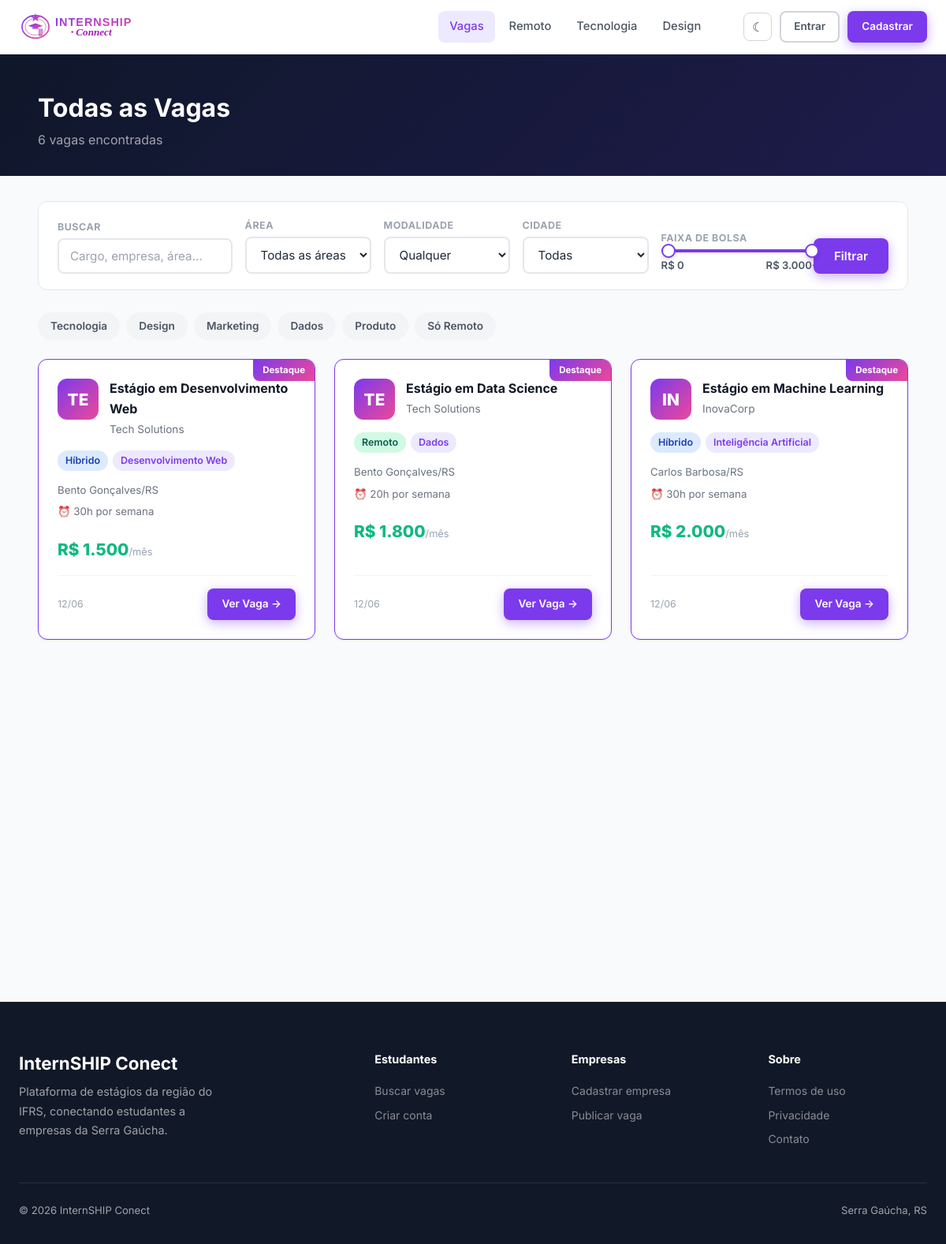
Page /vagas.php on the committed database.
### tables this page shows
CREATE TABLE IF NOT EXISTS empresas (
    id INT AUTO_INCREMENT PRIMARY KEY,
    usuario_id INT NOT NULL UNIQUE,
    nome_empresa VARCHAR(200) NOT NULL,
    cnpj VARCHAR(20),
    descricao TEXT,
    site VARCHAR(255),
    cidade VARCHAR(100),
    estado CHAR(2),
    setor VARCHAR(100),
    logo VARCHAR(255),
    FOREIGN KEY (usuario_id) REFERENCES usuarios(id) ON DELETE CASCADE
);

CREATE TABLE IF NOT EXISTS vagas (
    id INT AUTO_INCREMENT PRIMARY KEY,
    empresa_id INT NOT NULL,
    titulo VARCHAR(200) NOT NULL,
    descricao TEXT NOT NULL,
    requisitos TEXT,
    beneficios TEXT,
    area VARCHAR(100),
    cidade VARCHAR(100),
    estado CHAR(2),
    modalidade ENUM('presencial','remoto','hibrido') DEFAULT 'presencial',
    bolsa DECIMAL(10,2),
    carga_horaria INT,
    ativa TINYINT(1) DEFAULT 1,
    destaque TINYINT(1) DEFAULT 0,
    views INT DEFAULT 0,
    criado_em TIMESTAMP DEFAULT CURRENT_TIMESTAMP,
    FOREIGN KEY (empresa_id) REFERENCES empresas(id) ON DELETE CASCADE
);

### vagas.php (the view, shortened to what this page needs)
<?php
$db = getDB();
$q = trim($_GET['q'] ?? '');
$area = $_GET['area'] ?? '';
$modalidade = $_GET['modalidade'] ?? '';
$bolsaSliderMin = 0;
$bolsaSliderMax = 3000;
$bolsaSliderStep = 100;
$bolsa_min = max($bolsaSliderMin, (int)($_GET['bolsa_min'] ?? 0));
$bolsa_max = (int)($_GET['bolsa_max'] ?? $bolsaSliderMax);
$page = max(1, (int)($_GET['page'] ?? 1));
$perPage = 12;
$where = ['v.ativa = 1'];
$params = [];
$whereSQL = implode(' AND ', $where);
$stmtCount = $db->prepare("SELECT COUNT(*) FROM vagas v JOIN empresas e ON v.empresa_id = e.id WHERE $whereSQL");
$stmtCount->execute($params);
$total = (int)$stmtCount->fetchColumn();
$offset = ($page - 1) * $perPage;
$stmt = $db->prepare("
    SELECT v.*, e.nome_empresa, e.logo, e.setor
    FROM vagas v
    JOIN empresas e ON v.empresa_id = e.id
    WHERE $whereSQL
    ORDER BY v.destaque DESC, v.criado_em DESC
    LIMIT $perPage OFFSET $offset
");
$stmt->execute($params);
$vagas = $stmt->fetchAll();
function modalidadeBadge($m) {
    return match($m) { 'remoto' => 'badge-green', 'hibrido' => 'badge-blue', default => 'badge-gray' };
}
function modalidadeLabel($m) {
    return match($m) { 'remoto' => 'Remoto', 'hibrido' => 'Híbrido', default => 'Presencial' };
}
include __DIR__ . '/includes/header.php';
?>
<div style="background:linear-gradient(135deg,#0F172A,#1E1B4B);padding:48px 24px 32px;">
  <div class="container">
    <h1 style="color:#fff;font-size:2rem;margin-bottom:8px;">
      <?= $q ? "Resultados para \"" . htmlspecialchars($q) . "\"" : "Todas as Vagas" ?>
    </h1>
    <p style="color:rgba(255,255,255,.6);">
      <?= $total ?> vaga<?= $total !== 1 ? 's' : '' ?> encontrada<?= $total !== 1 ? 's' : '' ?>
    </p>
  </div>
</div>
<div style="background:var(--gray-50);padding:32px 24px 80px;">
  <div class="container">
    <form method="GET" class="filter-bar">
      <div class="filter-group" style="flex:2;">
        <span class="filter-label">Buscar</span>
        <input type="text" name="q" class="form-control" placeholder="Cargo, empresa, área..." value="<?= htmlspecialchars($q) ?>">
      </div>
      <div class="filter-group">
        <span class="filter-label">Área</span>
        <select name="area" class="form-control">
          <option value="">Todas as áreas</option>
        </select>
      </div>
      <div class="filter-group">
        <span class="filter-label">Modalidade</span>
        <select name="modalidade" class="form-control">
          <option value="">Qualquer</option>
        </select>
      </div>
      <div class="filter-group">
        <span class="filter-label">Cidade</span>
        <select name="cidade" class="form-control">
          <option value="">Todas</option>
        </select>
      </div>
      <div class="filter-group" style="flex:1.6;">
        <span class="filter-label">Faixa de bolsa</span>
        <div class="range-slider"
             data-range-slider
             data-min="<?= $bolsaSliderMin ?>"
             data-max="<?= $bolsaSliderMax ?>"
             data-step="<?= $bolsaSliderStep ?>">
          <div class="range-slider-track">
            <div class="range-slider-fill"></div>
          </div>
          <div class="range-slider-values">
            <span class="range-label-min">R$ <?= number_format($bolsa_min, 0, ',', '.') ?></span>
            <span class="range-label-max">R$ <?= number_format($bolsa_max, 0, ',', '.') ?><?= $bolsa_max >= $bolsaSliderMax ? '+' : '' ?></span>
          </div>
        </div>
      </div>
      <div style="display:flex;gap:8px;align-items:flex-end;">
        <button type="submit" class="btn btn-primary">Filtrar</button>
      </div>
    </form>
    <div style="display:flex;gap:8px;margin-bottom:24px;flex-wrap:wrap;">
      <?php foreach (['Tecnologia','Design','Marketing','Dados','Produto'] as $tag): ?>
        <a href="?area=<?= urlencode($tag) ?>" class="badge badge-<?= $area === $tag ? 'purple' : 'gray' ?>" style="padding:7px 16px;font-size:.85rem;cursor:pointer;text-decoration:none;">
          <?= $tag ?>
        </a>
      <?php endforeach; ?>
      <a href="?modalidade=remoto" class="badge badge-<?= $modalidade === 'remoto' ? 'green' : 'gray' ?>" style="padding:7px 16px;font-size:.85rem;cursor:pointer;text-decoration:none;">
        Só Remoto
      </a>
    </div>
    <?php if (empty($vagas)): ?>
      <div class="empty-state">
        <div class="empty-icon"></div>
        <h3>Nenhuma vaga encontrada</h3>
        <p>Tente mudar os filtros ou <a href="/teste/vagas.php">ver todas as vagas</a></p>
      </div>
    <?php else: ?>
      <div class="jobs-grid">
        <?php foreach ($vagas as $v): ?>
        <div class="job-card <?= $v['destaque'] ? 'destaque' : '' ?>">
          <div class="job-card-header">
            <div class="company-logo">
              <?php if ($v['logo']): ?>
                <img src="<?= htmlspecialchars($v['logo']) ?>" alt="">
              <?php else: ?>
                <?= mb_strtoupper(mb_substr($v['nome_empresa'], 0, 2)) ?>
              <?php endif; ?>
            </div>
            <div>
              <div class="job-card-title"><?= htmlspecialchars($v['titulo']) ?></div>
              <div class="job-card-company"><?= htmlspecialchars($v['nome_empresa']) ?></div>
            </div>
          </div>
          <div class="job-card-pills">
            <span class="badge <?= modalidadeBadge($v['modalidade']) ?>"><?= modalidadeLabel($v['modalidade']) ?></span>
            <?php if ($v['area']): ?>
              <span class="badge badge-purple"><?= htmlspecialchars($v['area']) ?></span>
            <?php endif; ?>
          </div>
          <div class="job-card-infos">
            <div class="job-card-info"><?= htmlspecialchars($v['cidade']) ?>/<?= $v['estado'] ?></div>
            <?php if ($v['carga_horaria']): ?>
              <div class="job-card-info">⏰ <?= $v['carga_horaria'] ?>h por semana</div>
            <?php endif; ?>
          </div>
          <?php if ($v['bolsa']): ?>
            <div class="job-card-bolsa">R$ <?= number_format($v['bolsa'], 0, ',', '.') ?><span style="font-size:.8rem;font-weight:400;color:var(--gray-400)">/mês</span></div>
          <?php endif; ?>
          <div class="job-card-footer">
            <span class="job-card-date"><?= date('d/m', strtotime($v['criado_em'])) ?></span>
            <a href="/teste/vaga.php?id=<?= $v['id'] ?>" class="btn btn-primary btn-sm">Ver Vaga →</a>
          </div>
        </div>
        <?php endforeach; ?>
      </div>
    <?php endif; ?>
  </div>
</div>
<?php include __DIR__ . '/includes/footer.php'; ?>

### rows in the picture
empresas: setor "Tecnologia"
vagas: area "Dados", empresa.nome_empresa "TE", titulo "Estágio em Data Science", empresa.nome_empresa "Tech Solutions", modalidade "Remoto", cidade "Bento Gonçalves", estado "RS", carga_horaria "20", bolsa "1.800", criado_em "12/06"
vagas: empresa.nome_empresa "TE", titulo "Estágio em Desenvolvimento Web", empresa.nome_empresa "Tech Solutions", modalidade "Híbrido", area "Desenvolvimento Web", cidade "Bento Gonçalves", estado "RS", carga_horaria "30", bolsa "1.500", criado_em "12/06"
vagas: empresa.nome_empresa "IN", titulo "Estágio em Machine Learning", empresa.nome_empresa "InovaCorp", modalidade "Híbrido", area "Inteligência Artificial", cidade "Carlos Barbosa", estado "RS", carga_horaria "30", bolsa "2.000", criado_em "12/06"

### other values in the picture
$total "6"
$tag "Design"
$tag "Marketing"
$tag "Produto"
